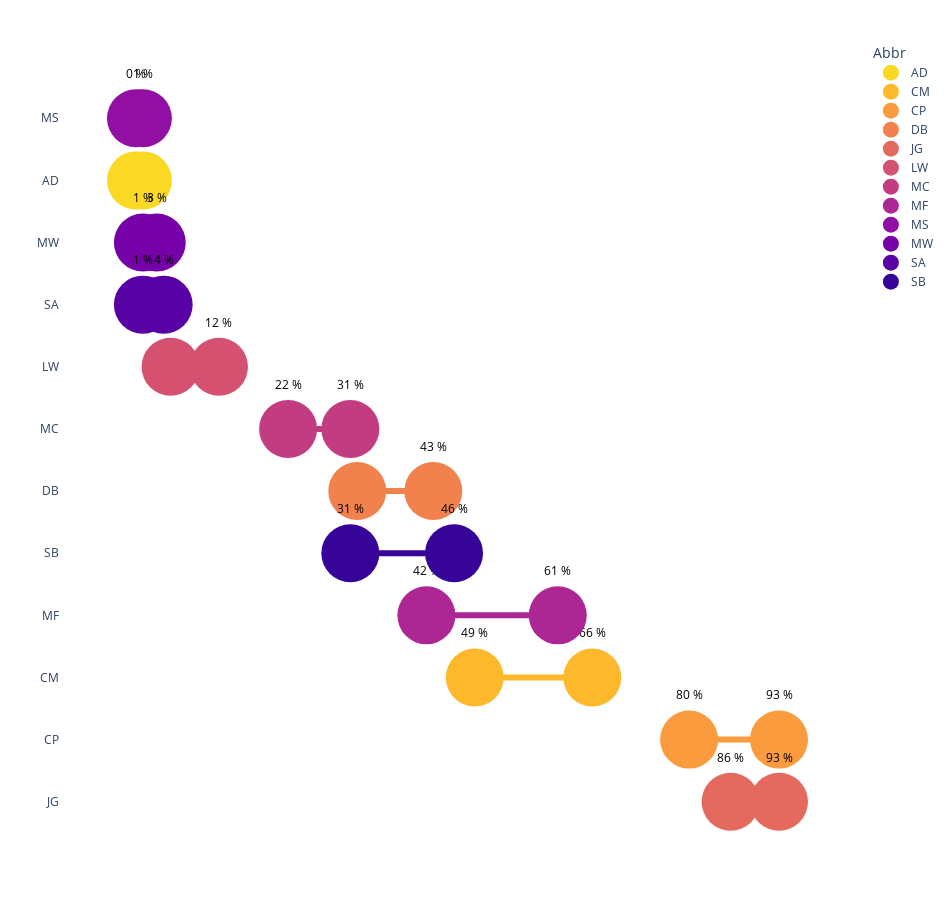

Source (notebook cell):
### Code cell
#create a dictionary to color each country
color_abbr = dict(zip(list_abbr,pal_))

import plotly.express as px
fig = px.scatter(result, x='Percent', y='ABBR', color='Label_color',
                 text = [str(i)+' %' for i in result.Percent],
                 opacity=1,
                 color_discrete_map=color_abbr)

fig.update_layout(width = 950, height = 900, plot_bgcolor = 'white',
                  margin = dict(t=40, l=20, r=20, b=20),
                  yaxis={'categoryorder':'total descending'},
                  legend=dict(title='Abbr'),
                  showlegend=True)

for c in list_abbr:
    df = result[result['ABBR']==c]
    fig.add_shape(type="line", layer="below",
                  line=dict(color=color_abbr.get(c), width=6),
                  y0=c, x0=list(df.Percent)[0],
                  y1=c, x1=list(df.Percent)[1])

fig.update_traces(textposition='top center', marker={'size':58},
                  textfont=dict(color='black'))
fig.update_yaxes(title='', visible=True, showgrid =False)
fig.update_xaxes(visible=False) 
fig.show()

### Figure 1 — Plotly figure (JSON) as saved in the notebook; plotly's stock layout.template omitted (floating-point values rounded to 4 significant figures)
{"data": [{"hovertemplate": "Label_color=AD<br>Percent=%{x}<br>ABBR=%{y}<br>text=%{text}<extra></extra>", "legendgroup": "AD", "marker": {"color": "#fad824", "opacity": 1, "size": 58, "symbol": "circle"}, "mode": "markers+text", "name": "AD", "orientation": "h", "showlegend": true, "text": ["0 %", "1 %"], "textfont": {"color": "black"}, "textposition": "top center", "type": "scatter", "x": [0, 1], "xaxis": "x", "y": ["AD", "AD"], "yaxis": "y"}, {"hovertemplate": "Label_color=CM<br>Percent=%{x}<br>ABBR=%{y}<br>text=%{text}<extra></extra>", "legendgroup": "CM", "marker": {"color": "#feb82c", "opacity": 1, "size": 58, "symbol": "circle"}, "mode": "markers+text", "name": "CM", "orientation": "h", "showlegend": true, "text": ["66 %", "49 %"], "textfont": {"color": "black"}, "textposition": "top center", "type": "scatter", "x": [66, 49], "xaxis": "x", "y": ["CM", "CM"], "yaxis": "y"}, {"hovertemplate": "Label_color=CP<br>Percent=%{x}<br>ABBR=%{y}<br>text=%{text}<extra></extra>", "legendgroup": "CP", "marker": {"color": "#fa9b3d", "opacity": 1, "size": 58, "symbol": "circle"}, "mode": "markers+text", "name": "CP", "orientation": "h", "showlegend": true, "text": ["80 %", "93 %"], "textfont": {"color": "black"}, "textposition": "top center", "type": "scatter", "x": [80, 93], "xaxis": "x", "y": ["CP", "CP"], "yaxis": "y"}, {"hovertemplate": "Label_color=DB<br>Percent=%{x}<br>ABBR=%{y}<br>text=%{text}<extra></extra>", "legendgroup": "DB", "marker": {"color": "#f1814d", "opacity": 1, "size": 58, "symbol": "circle"}, "mode": "markers+text", "name": "DB", "orientation": "h", "showlegend": true, "text": ["32 %", "43 %"], "textfont": {"color": "black"}, "textposition": "top center", "type": "scatter", "x": [32, 43], "xaxis": "x", "y": ["DB", "DB"], "yaxis": "y"}, {"hovertemplate": "Label_color=JG<br>Percent=%{x}<br>ABBR=%{y}<br>text=%{text}<extra></extra>", "legendgroup": "JG", "marker": {"color": "#e4695e", "opacity": 1, "size": 58, "symbol": "circle"}, "mode": "markers+text", "name": "JG", "orientation": "h", "showlegend": true, "text": ["93 %", "86 %"], "textfont": {"color": "black"}, "textposition": "top center", "type": "scatter", "x": [93, 86], "xaxis": "x", "y": ["JG", "JG"], "yaxis": "y"}, {"hovertemplate": "Label_color=LW<br>Percent=%{x}<br>ABBR=%{y}<br>text=%{text}<extra></extra>", "legendgroup": "LW", "marker": {"color": "#d45270", "opacity": 1, "size": 58, "symbol": "circle"}, "mode": "markers+text", "name": "LW", "orientation": "h", "showlegend": true, "text": ["12 %", "5 %"], "textfont": {"color": "black"}, "textposition": "top center", "type": "scatter", "x": [12, 5], "xaxis": "x", "y": ["LW", "LW"], "yaxis": "y"}, {"hovertemplate": "Label_color=MC<br>Percent=%{x}<br>ABBR=%{y}<br>text=%{text}<extra></extra>", "legendgroup": "MC", "marker": {"color": "#c23c81", "opacity": 1, "size": 58, "symbol": "circle"}, "mode": "markers+text", "name": "MC", "orientation": "h", "showlegend": true, "text": ["22 %", "31 %"], "textfont": {"color": "black"}, "textposition": "top center", "type": "scatter", "x": [22, 31], "xaxis": "x", "y": ["MC", "MC"], "yaxis": "y"}, {"hovertemplate": "Label_color=MF<br>Percent=%{x}<br>ABBR=%{y}<br>text=%{text}<extra></extra>", "legendgroup": "MF", "marker": {"color": "#ac2694", "opacity": 1, "size": 58, "symbol": "circle"}, "mode": "markers+text", "name": "MF", "orientation": "h", "showlegend": true, "text": ["42 %", "61 %"], "textfont": {"color": "black"}, "textposition": "top center", "type": "scatter", "x": [42, 61], "xaxis": "x", "y": ["MF", "MF"], "yaxis": "y"}, {"hovertemplate": "Label_color=MS<br>Percent=%{x}<br>ABBR=%{y}<br>text=%{text}<extra></extra>", "legendgroup": "MS", "marker": {"color": "#920fa3", "opacity": 1, "size": 58, "symbol": "circle"}, "mode": "markers+text", "name": "MS", "orientation": "h", "showlegend": true, "text": ["0 %", "1 %"], "textfont": {"color": "black"}, "textposition": "top center", "type": "scatter", "x": [0, 1], "xaxis": "x", "y": ["MS", "MS"], "yaxis": "y"}, {"hovertemplate": "Label_color=MW<br>Percent=%{x}<br>ABBR=%{y}<br>text=%{text}<extra></extra>", "legendgroup": "MW", "marker": {"color": "#7701a8", "opacity": 1, "size": 58, "symbol": "circle"}, "mode": "markers+text", "name": "MW", "orientation": "h", "showlegend": true, "text": ["3 %", "1 %"], "textfont": {"color": "black"}, "textposition": "top center", "type": "scatter", "x": [3, 1], "xaxis": "x", "y": ["MW", "MW"], "yaxis": "y"}, {"hovertemplate": "Label_color=SA<br>Percent=%{x}<br>ABBR=%{y}<br>text=%{text}<extra></extra>", "legendgroup": "SA", "marker": {"color": "#5801a4", "opacity": 1, "size": 58, "symbol": "circle"}, "mode": "markers+text", "name": "SA", "orientation": "h", "showlegend": true, "text": ["4 %", "1 %"], "textfont": {"color": "black"}, "textposition": "top center", "type": "scatter", "x": [4, 1], "xaxis": "x", "y": ["SA", "SA"], "yaxis": "y"}, {"hovertemplate": "Label_color=SB<br>Percent=%{x}<br>ABBR=%{y}<br>text=%{text}<extra></extra>", "legendgroup": "SB", "marker": {"color": "#370499", "opacity": 1, "size": 58, "symbol": "circle"}, "mode": "markers+text", "name": "SB", "orientation": "h", "showlegend": true, "text": ["46 %", "31 %"], "textfont": {"color": "black"}, "textposition": "top center", "type": "scatter", "x": [46, 31], "xaxis": "x", "y": ["SB", "SB"], "yaxis": "y"}], "layout": {"height": 900, "legend": {"title": {"text": "Abbr"}, "tracegroupgap": 0}, "margin": {"b": 20, "l": 20, "r": 20, "t": 40}, "plot_bgcolor": "white", "shapes": [{"layer": "below", "line": {"color": "#fad824", "width": 6}, "type": "line", "x0": 0, "x1": 1, "y0": "AD", "y1": "AD"}, {"layer": "below", "line": {"color": "#feb82c", "width": 6}, "type": "line", "x0": 66, "x1": 49, "y0": "CM", "y1": "CM"}, {"layer": "below", "line": {"color": "#fa9b3d", "width": 6}, "type": "line", "x0": 80, "x1": 93, "y0": "CP", "y1": "CP"}, {"layer": "below", "line": {"color": "#f1814d", "width": 6}, "type": "line", "x0": 32, "x1": 43, "y0": "DB", "y1": "DB"}, {"layer": "below", "line": {"color": "#e4695e", "width": 6}, "type": "line", "x0": 93, "x1": 86, "y0": "JG", "y1": "JG"}, {"layer": "below", "line": {"color": "#d45270", "width": 6}, "type": "line", "x0": 12, "x1": 5, "y0": "LW", "y1": "LW"}, {"layer": "below", "line": {"color": "#c23c81", "width": 6}, "type": "line", "x0": 22, "x1": 31, "y0": "MC", "y1": "MC"}, {"layer": "below", "line": {"color": "#ac2694", "width": 6}, "type": "line", "x0": 42, "x1": 61, "y0": "MF", "y1": "MF"}, {"layer": "below", "line": {"color": "#920fa3", "width": 6}, "type": "line", "x0": 0, "x1": 1, "y0": "MS", "y1": "MS"}, {"layer": "below", "line": {"color": "#7701a8", "width": 6}, "type": "line", "x0": 3, "x1": 1, "y0": "MW", "y1": "MW"}, {"layer": "below", "line": {"color": "#5801a4", "width": 6}, "type": "line", "x0": 4, "x1": 1, "y0": "SA", "y1": "SA"}, {"layer": "below", "line": {"color": "#370499", "width": 6}, "type": "line", "x0": 46, "x1": 31, "y0": "SB", "y1": "SB"}], "showlegend": true, "width": 950, "xaxis": {"anchor": "y", "domain": [0, 1], "title": {"text": "Percent"}, "visible": false}, "yaxis": {"anchor": "x", "categoryorder": "total descending", "domain": [0, 1], "showgrid": false, "title": {"text": ""}, "visible": true}}}
